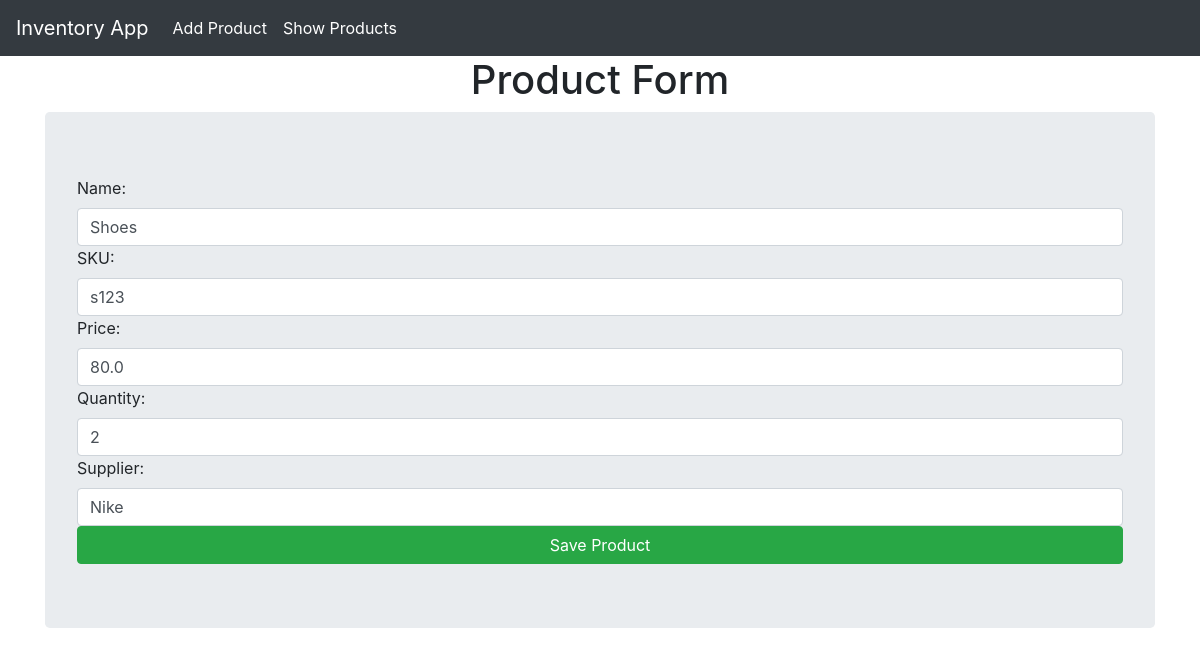
The app's page /update/2/ with its own data.
### invApp/models.py (models this page shows, shortened)
class Product(models.Model):
    product_id = models.AutoField(primary_key=True)
    name = models.CharField(max_length=100)
    sku = models.CharField(max_length=50, unique=True)
    price = models.FloatField()
    quantity = models.IntegerField()
    supplier = models.CharField(max_length=100)

### invApp/views.py (the view)
# urls.py: path('update/<int:product_id>/', views.product_update_view, name="product_update"),
def product_update_view(request, product_id):
    product = Product.objects.get(product_id=product_id)
    form = ProductForm(instance=product)
    if request.method == 'POST':
        form = ProductForm(request.POST, instance=product)
        if form.is_valid():
            form.save()
            return redirect('product_list')
    return render(request, 'invApp/product_form.html', {'form':form})

### invApp/forms.py
class ProductForm(forms.ModelForm):
    class Meta:
        model = Product
        fields = '__all__'
        labels = {
            'product_id' : 'Product ID',
            'name' : 'Name',
            'sku' : 'SKU',
            'price' : 'Price',
            'quantity' : 'Quantity',
            'supplier' : 'Supplier',
        }
        widgets = {
            'product_id': forms.NumberInput(
               attrs={'placeholder':'e.g. 1', 'class':'form-control'}),
            'name': forms.TextInput(
               attrs={'placeholder':'e.g. shirt', 'class':'form-control'}),
            'sku': forms.TextInput(
               attrs={'placeholder':'e.g. S12345', 'class':'form-control'}),
            'price': forms.NumberInput(
               attrs={'placeholder':'e.g. 19.99', 'class':'form-control'}),
            'quantity': forms.NumberInput(
               attrs={'placeholder':'e.g. 10', 'class':'form-control'}),
            'supplier': forms.TextInput(
               attrs={'placeholder':'e.g. ABC Corp', 'class':'form-control'}),
        }

### invApp/templates/invApp/product_form.html (shortened to what this page needs)
{% extends "invApp/gen_layout.html" %}
{% block content %}
    <h1 class="text-center">Product Form</h1>
    <form method="POST" class="jumbotron">
        {{ form }}
        <button class="btn btn-success btn-block" type="submit">Save Product</button>
    </form>
{% endblock content %}

### invApp/templates/invApp/gen_layout.html (style rules this page uses)
body { padding-top: 56px; }

### records on screen
Product: name "Shoes", sku "s123", price "80.0", quantity "2", supplier "Nike"
